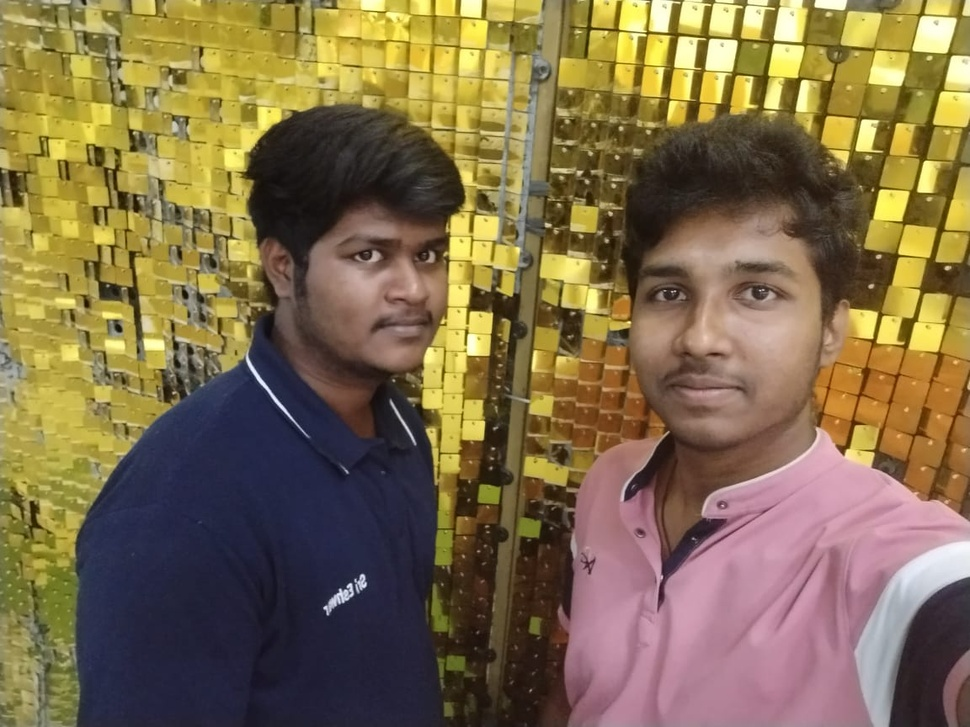
#> input picture face detection/images/2.jpg, 970 x 727 px, shrunk from 1152 x 864 before the run
$ python facedetection.py
#> lines starting #> are read from the running program, lines starting #| are printed output that depends on the picture; after the words box and inside, x2 and y2 are one past the last pixel; in counts of white or black regions, pixels touching at a corner belong together
import cv2
#trained dataset
trainedDataset = cv2.CascadeClassifier('haarcascade_frontalface_default.xml')
#image read
img=cv2.imread('images/2.jpg')
#> img is the input picture: shape (727, 970, 3); mean B, G, R 75.1, 109.7, 128.7
# convert into grayscale
gray=cv2.cvtColor(img,cv2.COLOR_BGR2GRAY)
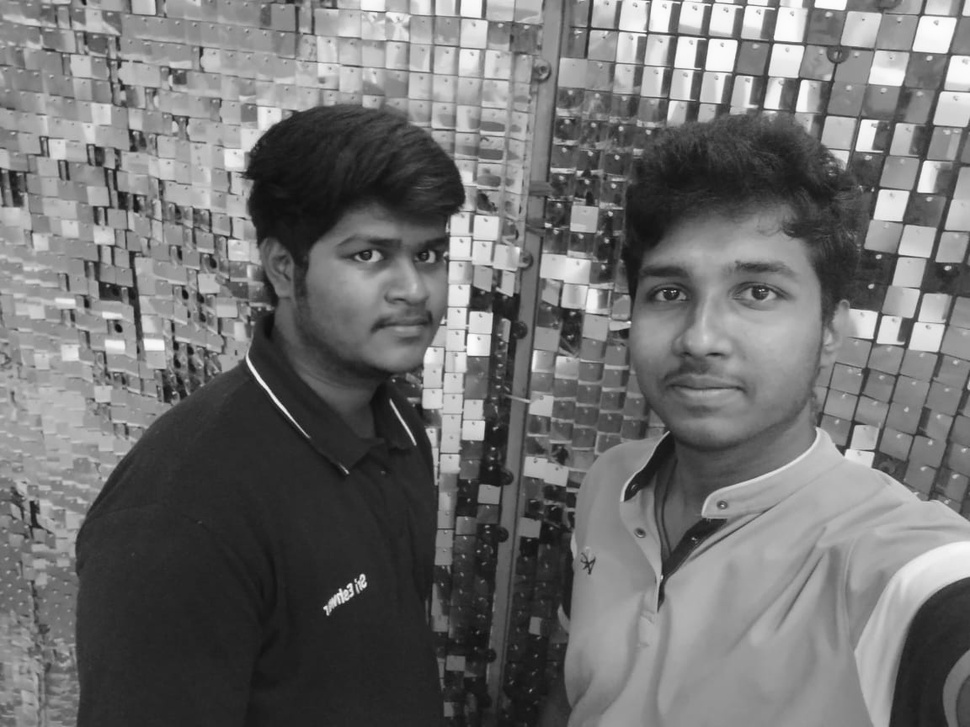
#> gray: shape (727, 970); min 13, max 253, mean 111.5
faces = trainedDataset.detectMultiScale(gray)
#> faces = [[204, 153, 60, 60], [19, 177, 52, 52], [206, 197, 57, 57], [315, 193, 169, 169], [592, 202, 235, 235]]
print(faces)
#| [[204 153  60  60]
#|  [ 19 177  52  52]
#|  [206 197  57  57]
#|  [315 193 169 169]
#|  [592 202 235 235]]
for x,y,w,h in faces:
    cv2.rectangle(img,(x,y),(x+w,y+h),(255,0,0),2)
#> this loop made 5 passes
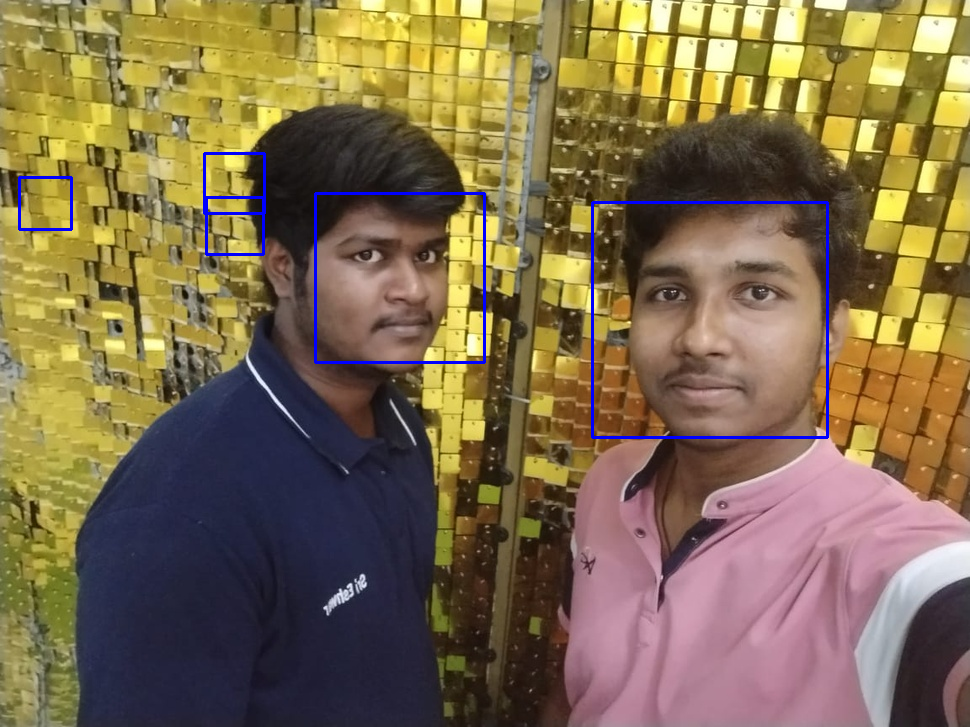
#> img: shape (727, 970, 3); 0.96% of pixels changed, all inside (x1, y1, x2, y2) = (18, 152, 829, 439)
cv2.imshow('harish',img)
cv2.waitKey()
